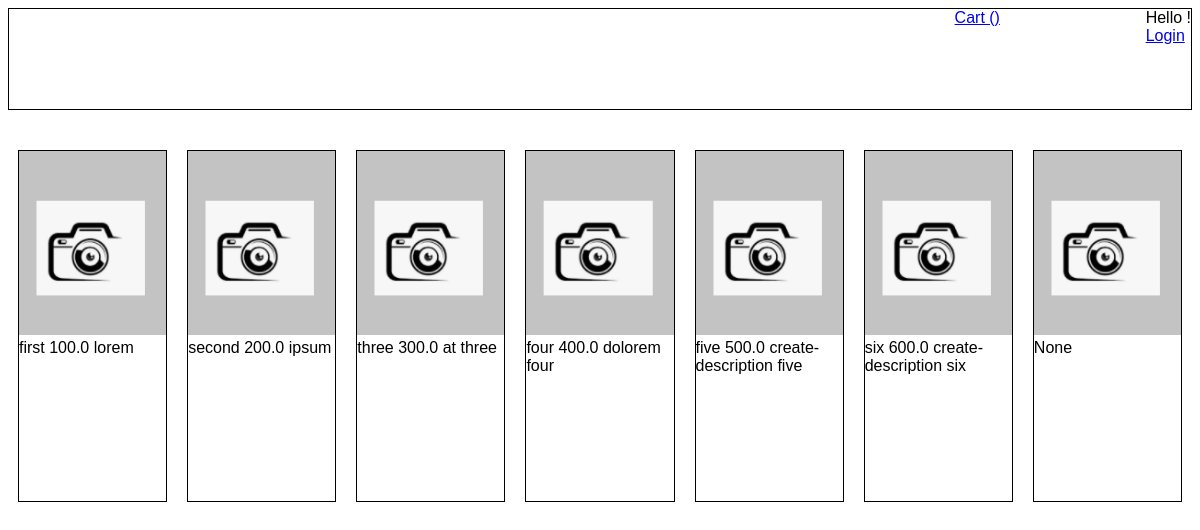
Before: /products/ with the older database file.
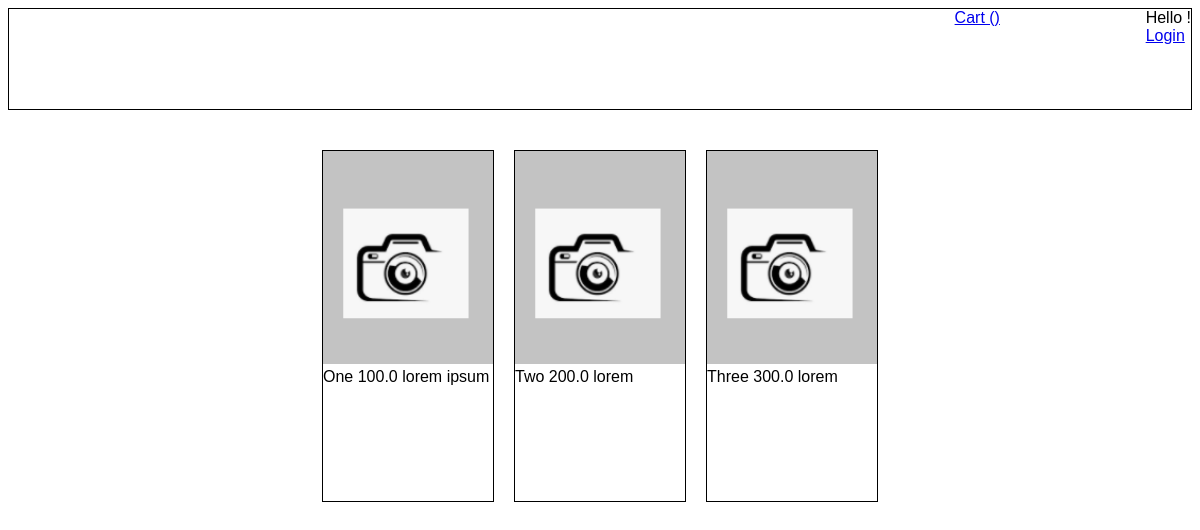
After: the same page with the newer database file.
### products/models.py (models this page shows, shortened)
class Products(models.Model):
    title = models.CharField(max_length=120)
    description = models.TextField()
    price = models.FloatField(null=True)
    image = models.ImageField(null=True, blank=True, upload_to='images/')
    quantity = models.IntegerField(null=True)

### products/views.py (the view)
# urls.py: path('', ProductsListView.as_view(), name='products-list'),
class ProductsListView(ListView):
    template_name = 'products_list.html'
    queryset = Products.objects.all()

### products/templates/products_list.html
{% extends 'index.html' %}
{% load static %}
{% block content %}
<div class="products-list">
	{% for object in object_list %}
        <div class="product">
        	<a href="/products/{{object.id}}">
        		<img class="product-image" src="{% static 'images/sample.png' %}">
        	</a>
            {{ object.title }}
            {{ object.price }}
            {{ object.description }}
            <br>
        </div>
    {% endfor %}
</div>
{% endblock %}

### templates/index.html (shortened to what this page needs)
{% load static %}
<!doctype html>
    <head>
        <link rel="stylesheet" type="text/css" href="{% static 'css/navbar.css' %}">
        <link rel="stylesheet" type="text/css" href="{% static 'css/products.css' %}">
        <link rel="stylesheet" type="text/css" href="{% static 'css/product.css' %}">
        <link rel="stylesheet" type="text/css" href="{% static 'css/cart.css' %}">
    </head>
    <body>
        {% include 'navbar.html' %}
        {% block content %}{% endblock %}
    </body>
</html>

### templates/navbar.html
<div class="navbar">
    <div class="cart">
        <a href="/cart">Cart ({{ request.session.cartlen }})</a>
    </div>
    <div class="nav-user">
        Hello {{ user.username }}!
        <br>
        {% if user.is_authenticated %}
            <a href="{% url 'logout' %}">Logout</a>
        {% else %}
            <a href="{% url 'login' %}">Login</a>
        {% endif %}
    </div>
</div>

### static/css/navbar.css (style rules this page uses)
.navbar { border: 1px solid; margin-bottom: 30px; height: 100px; }
.cart { margin-left: 80%; display:inline; }
.nav-user { float: right; display:inline; }

### static/css/products.css (style rules this page uses)
.product { border: 1px solid; height: 350px; width: 170px; display: inline-block; margin: 10px; }
.products-list { margin: auto; width: 100%; display: flex; justify-content: center; }
.product-image { width: 100%; }

### templates/index.html (style rules this page uses)
html * { font-family: Arial; }

Changed rows visible on the page:
removed Products: title "four", price "400.0", description "dolorem four"
removed Products: title "five", price "500.0", description "create-description five"
removed Products: title "six", price "600.0", description "create-description six"
removed Products: price "None"
changed Products: title "first" → "One"; description "lorem" → "lorem ipsum"
changed Products: title "second" → "Two"; description "ipsum" → "lorem"
changed Products: title "three" → "Three"; description "at three" → "lorem"
